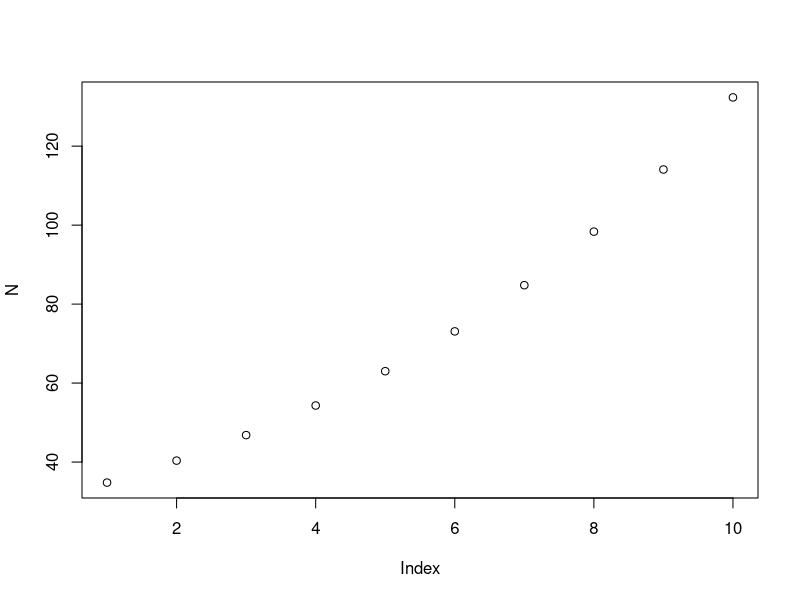

This chart was generated by the following R code:
## ---- chunk 1
N.t = 30
R = 1.16

N.t1 <- N.t * R
## ---- chunk 2
N <- c()
for(i in 1:10){
  N[i] <- N.t * R ^ i
}

plot(N)
